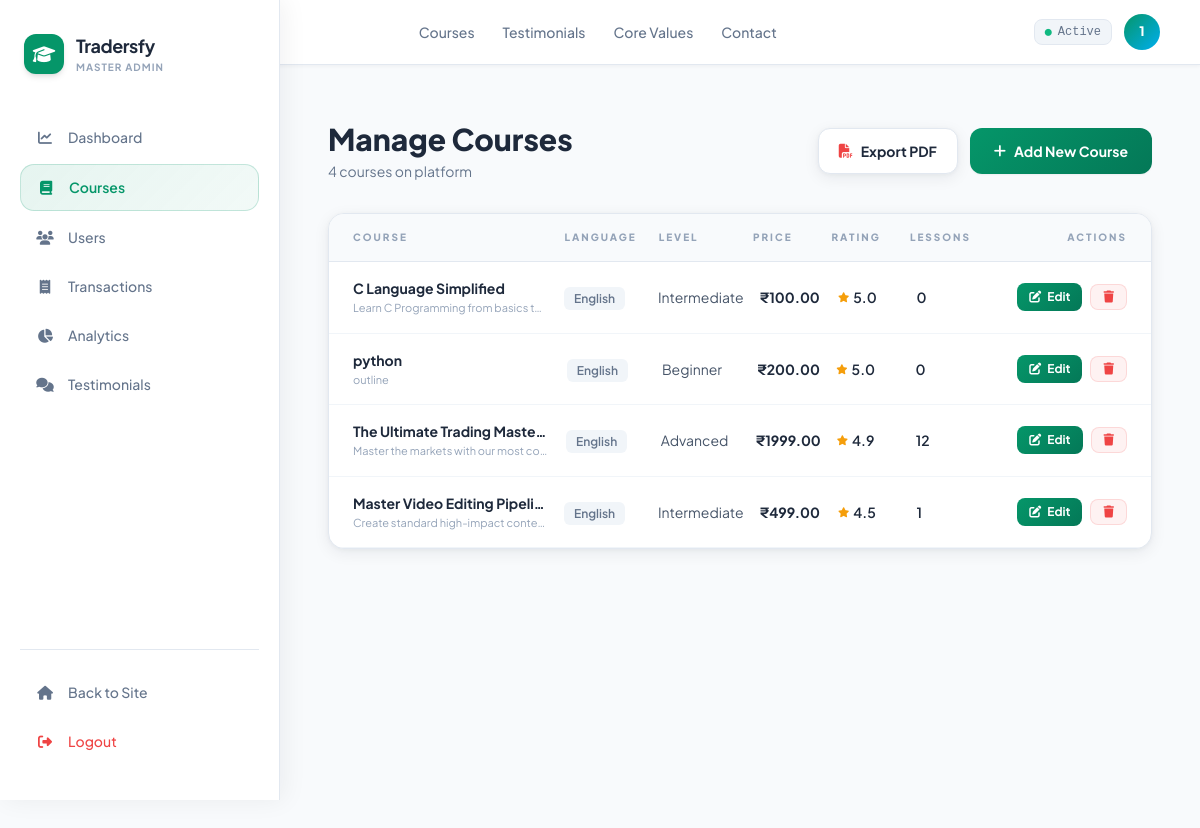
Screenshot of /master/courses/ (signed in) with the database file from the repository.
### core/models.py (models this page shows, shortened)
class Course(models.Model):
    LANGUAGE_CHOICES = [
        ('Tamil', 'Tamil'),
        ('English', 'English'),
        ('Hindi', 'Hindi'),
        ('Kannada', 'Kannada'),
    ]
    LEVEL_CHOICES = [
        ('Beginner', 'Beginner'),
        ('Intermediate', 'Intermediate'),
        ('Advanced', 'Advanced'),
    ]
    title = models.CharField(max_length=255)
    slug = models.SlugField(unique=True)
    thumbnail_url = models.URLField(max_length=500, blank=True, null=True)
    category = models.CharField(max_length=100, default="Web Design")
    language = models.CharField(max_length=20, choices=LANGUAGE_CHOICES, default='Tamil')
    rating = models.DecimalField(max_digits=3, decimal_places=1, default=5.0)
    review_count = models.IntegerField(default=1000)
    level = models.CharField(max_length=20, choices=LEVEL_CHOICES, default='Beginner')
    duration_hours = models.IntegerField(default=2)
    duration_minutes = models.IntegerField(default=0)
    total_lessons = models.IntegerField(default=10)
    total_quizzes = models.IntegerField(default=10)
    price = models.DecimalField(max_digits=10, decimal_places=2, default=399.00)
    author_name = models.CharField(max_length=100, default="Kevin Marks")
    author_avatar_url = models.URLField(max_length=500, blank=True, null=True)
    short_description = models.TextField(blank=True)
    description = models.TextField(blank=True)
    is_published = models.BooleanField(default=True)
    created_at = models.DateTimeField(default=timezone.now)
    updated_at = models.DateTimeField(auto_now=True)
    expiry_duration_days = models.PositiveIntegerField(default=365, help_text="Duration in days for course access after enrollment")
    prevent_screenshots = models.BooleanField(default=True, help_text="Attempt to block screenshots and screen recording")
    restrict_downloads = models.BooleanField(default=True, help_text="Disable right-click and common download methods")
    class Meta:
        verbose_name_plural = "Courses"
        ordering = ['-created_at']

### core/admin_views.py (the view)
# urls.py: path('master/courses/', admin_courses, name='admin_courses'),
@login_required
def admin_courses(request):
    if not is_master_admin(request.user):
        return redirect('home')
    courses = Course.objects.all()
    context = {'courses': courses}
    return render(request, 'core/admin/courses.html', context)

### core/admin_views.py (called while the page is built)
def is_master_admin(user):
    return user.username == '1111111111' and user.is_superuser

### core/templates/core/admin/courses.html (shortened to what this page needs)
{% extends 'core/admin/admin_base.html' %}
{% block admin_content %}
<div class="flex items-center justify-between mb-8">
    <div>
        <h1 class="text-3xl font-black mb-1" style="color:#1e293b;">Manage Courses</h1>
        <p class="text-sm" style="color:#64748b;">{{ courses|length }} course{{ courses|length|pluralize }} on platform</p>
    </div>
    <div class="flex gap-3">
        <a href="{% url 'admin_download_courses_pdf' %}"
           class="glass font-bold px-5 py-3 rounded-xl text-sm flex items-center gap-2 transition"
           style="color:#1e293b;"
           onmouseover="this.style.background='#f1f5f9';" onmouseout="this.style.background='';">
            <i class="fa-solid fa-file-pdf" style="color:#ef4444;"></i> Export PDF
        </a>
        <a href="{% url 'admin_add_course' %}" class="btn-primary font-bold px-6 py-3 rounded-xl text-sm flex items-center gap-2 shadow-sm">
            <i class="fa-solid fa-plus"></i> Add New Course
        </a>
    </div>
</div>
<div class="glass rounded-2xl overflow-hidden">
    <div class="courses-grid px-6 py-4" style="border-bottom:1px solid #e2e8f0; background:#f8fafc;">
        <div class="text-[10px] font-black uppercase tracking-[0.2em]" style="color:#94a3b8;">Course</div>
        <div class="text-[10px] font-black uppercase tracking-[0.2em]" style="color:#94a3b8;">Language</div>
        <div class="text-[10px] font-black uppercase tracking-[0.2em]" style="color:#94a3b8;">Level</div>
        <div class="text-[10px] font-black uppercase tracking-[0.2em]" style="color:#94a3b8;">Price</div>
        <div class="text-[10px] font-black uppercase tracking-[0.2em]" style="color:#94a3b8;">Rating</div>
        <div class="text-[10px] font-black uppercase tracking-[0.2em]" style="color:#94a3b8;">Lessons</div>
        <div class="text-[10px] font-black uppercase tracking-[0.2em] text-right" style="color:#94a3b8;">Actions</div>
    </div>
    <div>
        {% for course in courses %}
        <div class="courses-grid px-6 py-4 transition"
             style="border-bottom:1px solid #f1f5f9;"
             onmouseover="this.style.background='#fafafa';" onmouseout="this.style.background='';">
            <div class="min-w-0">
                <div class="font-bold text-sm truncate" style="color:#1e293b;">{{ course.title }}</div>
                <div class="text-[11px] mt-0.5 truncate" style="color:#94a3b8;">
                    {{ course.short_description|default:course.description|truncatechars:60 }}
                </div>
            </div>
            <div>
                <span class="text-xs font-semibold px-2.5 py-1 rounded-md" style="background:#f1f5f9; color:#64748b;">
                    {{ course.language }}
                </span>
            </div>
            <div class="text-sm" style="color:#475569;">{{ course.level }}</div>
            <div class="text-sm font-bold" style="color:#1e293b;">₹{{ course.price }}</div>
            <div class="flex items-center gap-1 text-sm">
                <i class="fa-solid fa-star text-[10px]" style="color:#f59e0b;"></i>
                <span class="font-semibold" style="color:#1e293b;">{{ course.rating }}</span>
            </div>
            <div class="text-sm font-semibold" style="color:#1e293b;">{{ course.lessons.count }}</div>
            <div class="flex items-center justify-end gap-2">
                <a href="{% url 'admin_edit_course' course.id %}"
                   class="btn-primary font-bold px-3 py-1.5 rounded-lg text-xs flex items-center gap-1.5">
                    <i class="fa-solid fa-edit"></i> Edit
                </a>
                <a href="{% url 'admin_delete_course' course.id %}"
                   class="font-bold px-3 py-1.5 rounded-lg text-xs flex items-center gap-1.5 transition"
                   style="background:rgba(239,68,68,0.07); color:#ef4444; border:1px solid rgba(239,68,68,0.15);"
                   onmouseover="this.style.background='rgba(239,68,68,0.14)';"
                   onmouseout="this.style.background='rgba(239,68,68,0.07)';"
                   onclick="return confirm('Delete \'{{ course.title }}\'? This cannot be undone.');">
                    <i class="fa-solid fa-trash"></i>
                </a>
            </div>
        </div>
        {% empty %}
        <div class="py-20 text-center">
            <i class="fa-solid fa-book-open text-4xl mb-4" style="color:#cbd5e1;"></i>
            <p class="text-sm" style="color:#94a3b8;">No courses found. Add your first course!</p>
        </div>
        {% endfor %}
    </div>
</div>
{% endblock %}

### core/templates/core/base.html (shortened to what this page needs)
<!DOCTYPE html>
<html lang="en">
<head>
    <script src="https://cdn.tailwindcss.com"></script>
    <link rel="stylesheet" href="https://cdnjs.cloudflare.com/ajax/libs/font-awesome/6.4.0/css/all.min.css">
</head>
<body class="antialiased">
    {% block show_navbar %}
    <nav class="site-nav">
        <div class="max-w-7xl mx-auto px-6 md:px-10 flex items-center justify-between h-16">
            <a href="{% url 'home' %}" class="flex items-center gap-2.5 flex-shrink-0">
                <div class="bg-emerald-600 w-8 h-8 rounded-lg flex items-center justify-center shadow-sm">
                </div>
                <span class="text-lg font-black tracking-tight" style="color:#1e293b;">
                    Traders<span class="text-emerald-600">fy</span>
                </span>
            </a>
            <div class="hidden md:flex items-center gap-7">
                <a href="{% url 'course_catalog' %}"
                   class="text-sm font-medium transition hover:text-emerald-600" style="color:#64748b;">Courses</a>
                <a href="{% url 'home' %}#testimonials"
                   class="text-sm font-medium transition hover:text-emerald-600" style="color:#64748b;">Testimonials</a>
                <a href="{% url 'home' %}#values"
                   class="text-sm font-medium transition hover:text-emerald-600" style="color:#64748b;">Core Values</a>
                <a href="{% url 'home' %}#contact"
                   class="text-sm font-medium transition hover:text-emerald-600" style="color:#64748b;">Contact</a>
            </div>
            <div class="flex items-center gap-3">
                {% if user.is_authenticated %}
                    <span class="hidden sm:flex text-xs border rounded-lg font-mono px-2.5 py-1 items-center gap-1.5"
                          style="background:#f1f5f9; border-color:#e2e8f0; color:#64748b;">
                        <i class="fa-solid fa-circle text-emerald-500 text-[7px]"></i>Active
                    </span>
                    <div class="relative" id="avatarWrap">
                        <button class="avatar-btn" id="avatarBtn"
                                onclick="toggleDropdown()"
                                aria-haspopup="true" aria-expanded="false"
                                aria-label="Open profile menu">
                            {{ user.username|first|upper }}
                        </button>
                    </div>
                {% endif %}
            </div>
        </div>
    </nav>
    {% endblock %}
    {% block content %}{% endblock %}
</body>
</html>

### core/templates/core/base.html (style rules this page uses)
:root { --page-bg: #f8fafc; --card-bg: #ffffff; --card-bg-alt: #f1f5f9; --border-light: #e2e8f0; --text-primary: #1e293b; --text-muted: #64748b; --text-faint: #94a3b8; --accent: #00AEEF; --accent-hover: #0099d4; --accent-green: #059669; --shadow-sm: 0 1px 3px rgba(15,23,42,.06), 0 1px 2px rgba(15,23,42,.04); --shadow-card: 0 4px 16px rgba(15,23,42,.07), 0 1px 4px rgba(15,23,42,.04); }
body { background-color: var(--page-bg); color: var(--text-primary); font-family: 'Plus Jakarta Sans', sans-serif; min-height: 100vh; }
.glass { background: rgba(255,255,255,0.88); backdrop-filter: blur(12px); border: 1px solid rgba(226,232,240,0.8); box-shadow: var(--shadow-card); }
.btn-primary { background: linear-gradient(135deg, #059669 0%, #047857 100%); color: #ffffff; transition: all 0.3s cubic-bezier(0.4,0,0.2,1); display: inline-flex; align-items: center; justify-content: center; }
.site-nav { background: rgba(255,255,255,0.92); backdrop-filter: blur(12px); border-bottom: 1px solid #e2e8f0; box-shadow: 0 1px 4px rgba(15,23,42,.05); position: sticky; top: 0; z-index: 50; width: 100%; }
.avatar-btn { width: 36px; height: 36px; border-radius: 50%; background: linear-gradient(135deg, #059669, #00AEEF); color: #fff; font-size: 13px; font-weight: 800; display: flex; align-items: center; justify-content: center; cursor: pointer; border: none; flex-shrink: 0; transition: box-shadow 0.15s; }

### core/templates/core/admin/admin_base.html (style rules this page uses)
:root { --sidebar-width: 280px; --accent-primary: #059669; --accent-cyan: #00AEEF; --bg-page: #f8fafc; --card-bg: #ffffff; --card-bg-alt: #f1f5f9; --border-light: #e2e8f0; --text-primary: #1e293b; --text-muted: #64748b; --text-faint: #94a3b8; --shadow-card: 0 4px 16px rgba(15,23,42,.07), 0 1px 4px rgba(15,23,42,.04); --shadow-sidebar: 4px 0 24px rgba(15,23,42,.06); }
body { background-color: var(--bg-page); color: var(--text-primary); overflow-x: hidden; margin: 0; padding: 0; }
.glass { background: var(--card-bg); border: 1px solid var(--border-light); box-shadow: var(--shadow-card); backdrop-filter: none; }
.btn-primary { background: linear-gradient(135deg, #059669 0%, #047857 100%); color: #ffffff !important; display: inline-flex; align-items: center; justify-content: center; transition: all 0.2s ease; }

### core/templates/core/admin/courses.html (style rules this page uses)
.courses-grid { display: grid; grid-template-columns: 2.5fr 1fr 1fr 0.8fr 0.8fr 0.7fr 140px; gap: 16px; align-items: center; }

### rows the page displays
Course: title "C Language Simplified", short_description "Learn C Programming from basics t…", language "English", level "Intermediate", price "100.00", rating "5.0", lessons.count "0"
Course: title "python", short_description "outline", language "English", level "Beginner", price "200.00", rating "5.0", lessons.count "0"
Course: title "The Ultimate Trading Maste…", short_description "Master the markets with our most co…", language "English", level "Advanced", price "1999.00", rating "4.9", lessons.count "12"
Course: title "Master Video Editing Pipeli…", short_description "Create standard high-impact conte…", language "English", level "Intermediate", price "499.00", rating "4.5", lessons.count "1"

### other values shown
{{ user.username|first|upper }} "1"
{{ courses|length }} "4"
